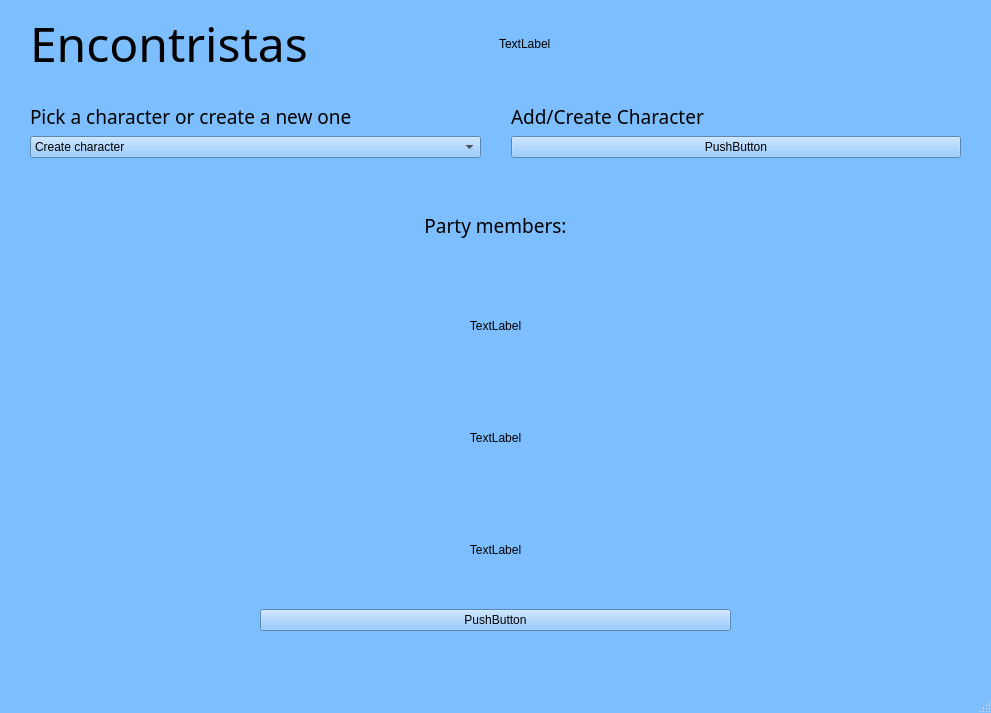
<?xml version="1.0" encoding="UTF-8"?>
<ui version="4.0">
 <class>MainWindow</class>
 <widget class="QMainWindow" name="MainWindow">
  <property name="enabled">
   <bool>true</bool>
  </property>
  <property name="geometry">
   <rect>
    <x>0</x>
    <y>0</y>
    <width>991</width>
    <height>713</height>
   </rect>
  </property>
  <property name="sizePolicy">
   <sizepolicy hsizetype="Preferred" vsizetype="Preferred">
    <horstretch>0</horstretch>
    <verstretch>0</verstretch>
   </sizepolicy>
  </property>
  <property name="palette">
   <palette>
    <active>
     <colorrole role="WindowText">
      <brush brushstyle="SolidPattern">
       <color alpha="255">
        <red>0</red>
        <green>0</green>
        <blue>0</blue>
       </color>
      </brush>
     </colorrole>
     <colorrole role="Button">
      <brush brushstyle="SolidPattern">
       <color alpha="255">
        <red>125</red>
        <green>190</green>
        <blue>255</blue>
       </color>
      </brush>
     </colorrole>
     <colorrole role="Light">
      <brush brushstyle="SolidPattern">
       <color alpha="255">
        <red>253</red>
        <green>254</green>
        <blue>255</blue>
       </color>
      </brush>
     </colorrole>
     <colorrole role="Midlight">
      <brush brushstyle="SolidPattern">
       <color alpha="255">
        <red>189</red>
        <green>222</green>
        <blue>255</blue>
       </color>
      </brush>
     </colorrole>
     <colorrole role="Dark">
      <brush brushstyle="SolidPattern">
       <color alpha="255">
        <red>62</red>
        <green>95</green>
        <blue>127</blue>
       </color>
      </brush>
     </colorrole>
     <colorrole role="Mid">
      <brush brushstyle="SolidPattern">
       <color alpha="255">
        <red>83</red>
        <green>127</green>
        <blue>170</blue>
       </color>
      </brush>
     </colorrole>
     <colorrole role="Text">
      <brush brushstyle="SolidPattern">
       <color alpha="255">
        <red>0</red>
        <green>0</green>
        <blue>0</blue>
       </color>
      </brush>
     </colorrole>
     <colorrole role="BrightText">
      <brush brushstyle="SolidPattern">
       <color alpha="255">
        <red>255</red>
        <green>255</green>
        <blue>255</blue>
       </color>
      </brush>
     </colorrole>
     <colorrole role="ButtonText">
      <brush brushstyle="SolidPattern">
       <color alpha="255">
        <red>0</red>
        <green>0</green>
        <blue>0</blue>
       </color>
      </brush>
     </colorrole>
     <colorrole role="Base">
      <brush brushstyle="SolidPattern">
       <color alpha="255">
        <red>255</red>
        <green>255</green>
        <blue>255</blue>
       </color>
      </brush>
     </colorrole>
     <colorrole role="Window">
      <brush brushstyle="SolidPattern">
       <color alpha="255">
        <red>125</red>
        <green>190</green>
        <blue>255</blue>
       </color>
      </brush>
     </colorrole>
     <colorrole role="Shadow">
      <brush brushstyle="SolidPattern">
       <color alpha="255">
        <red>0</red>
        <green>0</green>
        <blue>0</blue>
       </color>
      </brush>
     </colorrole>
     <colorrole role="AlternateBase">
      <brush brushstyle="SolidPattern">
       <color alpha="255">
        <red>190</red>
        <green>222</green>
        <blue>255</blue>
       </color>
      </brush>
     </colorrole>
     <colorrole role="ToolTipBase">
      <brush brushstyle="SolidPattern">
       <color alpha="255">
        <red>255</red>
        <green>255</green>
        <blue>220</blue>
       </color>
      </brush>
     </colorrole>
     <colorrole role="ToolTipText">
      <brush brushstyle="SolidPattern">
       <color alpha="255">
        <red>0</red>
        <green>0</green>
        <blue>0</blue>
       </color>
      </brush>
     </colorrole>
    </active>
    <inactive>
     <colorrole role="WindowText">
      <brush brushstyle="SolidPattern">
       <color alpha="255">
        <red>0</red>
        <green>0</green>
        <blue>0</blue>
       </color>
      </brush>
     </colorrole>
     <colorrole role="Button">
      <brush brushstyle="SolidPattern">
       <color alpha="255">
        <red>125</red>
        <green>190</green>
        <blue>255</blue>
       </color>
      </brush>
     </colorrole>
     <colorrole role="Light">
      <brush brushstyle="SolidPattern">
       <color alpha="255">
        <red>253</red>
        <green>254</green>
        <blue>255</blue>
       </color>
      </brush>
     </colorrole>
     <colorrole role="Midlight">
      <brush brushstyle="SolidPattern">
       <color alpha="255">
        <red>189</red>
        <green>222</green>
        <blue>255</blue>
       </color>
      </brush>
     </colorrole>
     <colorrole role="Dark">
      <brush brushstyle="SolidPattern">
       <color alpha="255">
        <red>62</red>
        <green>95</green>
        <blue>127</blue>
       </color>
      </brush>
     </colorrole>
     <colorrole role="Mid">
      <brush brushstyle="SolidPattern">
       <color alpha="255">
        <red>83</red>
        <green>127</green>
        <blue>170</blue>
       </color>
      </brush>
     </colorrole>
     <colorrole role="Text">
      <brush brushstyle="SolidPattern">
       <color alpha="255">
        <red>0</red>
        <green>0</green>
        <blue>0</blue>
       </color>
      </brush>
     </colorrole>
     <colorrole role="BrightText">
      <brush brushstyle="SolidPattern">
       <color alpha="255">
        <red>255</red>
        <green>255</green>
        <blue>255</blue>
       </color>
      </brush>
     </colorrole>
     <colorrole role="ButtonText">
      <brush brushstyle="SolidPattern">
       <color alpha="255">
        <red>0</red>
        <green>0</green>
        <blue>0</blue>
       </color>
      </brush>
     </colorrole>
     <colorrole role="Base">
      <brush brushstyle="SolidPattern">
       <color alpha="255">
        <red>255</red>
        <green>255</green>
        <blue>255</blue>
       </color>
      </brush>
     </colorrole>
     <colorrole role="Window">
      <brush brushstyle="SolidPattern">
       <color alpha="255">
        <red>125</red>
        <green>190</green>
        <blue>255</blue>
       </color>
      </brush>
     </colorrole>
     <colorrole role="Shadow">
      <brush brushstyle="SolidPattern">
       <color alpha="255">
        <red>0</red>
        <green>0</green>
        <blue>0</blue>
       </color>
      </brush>
     </colorrole>
     <colorrole role="AlternateBase">
      <brush brushstyle="SolidPattern">
       <color alpha="255">
        <red>190</red>
        <green>222</green>
        <blue>255</blue>
       </color>
      </brush>
     </colorrole>
     <colorrole role="ToolTipBase">
      <brush brushstyle="SolidPattern">
       <color alpha="255">
        <red>255</red>
        <green>255</green>
        <blue>220</blue>
       </color>
      </brush>
     </colorrole>
     <colorrole role="ToolTipText">
      <brush brushstyle="SolidPattern">
       <color alpha="255">
        <red>0</red>
        <green>0</green>
        <blue>0</blue>
       </color>
      </brush>
     </colorrole>
    </inactive>
    <disabled>
     <colorrole role="WindowText">
      <brush brushstyle="SolidPattern">
       <color alpha="255">
        <red>62</red>
        <green>95</green>
        <blue>127</blue>
       </color>
      </brush>
     </colorrole>
     <colorrole role="Button">
      <brush brushstyle="SolidPattern">
       <color alpha="255">
        <red>125</red>
        <green>190</green>
        <blue>255</blue>
       </color>
      </brush>
     </colorrole>
     <colorrole role="Light">
      <brush brushstyle="SolidPattern">
       <color alpha="255">
        <red>253</red>
        <green>254</green>
        <blue>255</blue>
       </color>
      </brush>
     </colorrole>
     <colorrole role="Midlight">
      <brush brushstyle="SolidPattern">
       <color alpha="255">
        <red>189</red>
        <green>222</green>
        <blue>255</blue>
       </color>
      </brush>
     </colorrole>
     <colorrole role="Dark">
      <brush brushstyle="SolidPattern">
       <color alpha="255">
        <red>62</red>
        <green>95</green>
        <blue>127</blue>
       </color>
      </brush>
     </colorrole>
     <colorrole role="Mid">
      <brush brushstyle="SolidPattern">
       <color alpha="255">
        <red>83</red>
        <green>127</green>
        <blue>170</blue>
       </color>
      </brush>
     </colorrole>
     <colorrole role="Text">
      <brush brushstyle="SolidPattern">
       <color alpha="255">
        <red>62</red>
        <green>95</green>
        <blue>127</blue>
       </color>
      </brush>
     </colorrole>
     <colorrole role="BrightText">
      <brush brushstyle="SolidPattern">
       <color alpha="255">
        <red>255</red>
        <green>255</green>
        <blue>255</blue>
       </color>
      </brush>
     </colorrole>
     <colorrole role="ButtonText">
      <brush brushstyle="SolidPattern">
       <color alpha="255">
        <red>62</red>
        <green>95</green>
        <blue>127</blue>
       </color>
      </brush>
     </colorrole>
     <colorrole role="Base">
      <brush brushstyle="SolidPattern">
       <color alpha="255">
        <red>125</red>
        <green>190</green>
        <blue>255</blue>
       </color>
      </brush>
     </colorrole>
     <colorrole role="Window">
      <brush brushstyle="SolidPattern">
       <color alpha="255">
        <red>125</red>
        <green>190</green>
        <blue>255</blue>
       </color>
      </brush>
     </colorrole>
     <colorrole role="Shadow">
      <brush brushstyle="SolidPattern">
       <color alpha="255">
        <red>0</red>
        <green>0</green>
        <blue>0</blue>
       </color>
      </brush>
     </colorrole>
     <colorrole role="AlternateBase">
      <brush brushstyle="SolidPattern">
       <color alpha="255">
        <red>125</red>
        <green>190</green>
        <blue>255</blue>
       </color>
      </brush>
     </colorrole>
     <colorrole role="ToolTipBase">
      <brush brushstyle="SolidPattern">
       <color alpha="255">
        <red>255</red>
        <green>255</green>
        <blue>220</blue>
       </color>
      </brush>
     </colorrole>
     <colorrole role="ToolTipText">
      <brush brushstyle="SolidPattern">
       <color alpha="255">
        <red>0</red>
        <green>0</green>
        <blue>0</blue>
       </color>
      </brush>
     </colorrole>
    </disabled>
   </palette>
  </property>
  <property name="windowTitle">
   <string>MainWindow</string>
  </property>
  <widget class="QWidget" name="centralwidget">
   <property name="sizePolicy">
    <sizepolicy hsizetype="Preferred" vsizetype="Preferred">
     <horstretch>0</horstretch>
     <verstretch>0</verstretch>
    </sizepolicy>
   </property>
   <property name="maximumSize">
    <size>
     <width>1677777</width>
     <height>16777215</height>
    </size>
   </property>
   <widget class="QWidget" name="verticalLayoutWidget">
    <property name="geometry">
     <rect>
      <x>10</x>
      <y>10</y>
      <width>971</width>
      <height>631</height>
     </rect>
    </property>
    <layout class="QVBoxLayout" name="verticalLayout" stretch="0,5">
     <property name="leftMargin">
      <number>0</number>
     </property>
     <property name="bottomMargin">
      <number>0</number>
     </property>
     <item>
      <layout class="QHBoxLayout" name="horizontalLayout_3">
       <property name="leftMargin">
        <number>20</number>
       </property>
       <property name="rightMargin">
        <number>20</number>
       </property>
       <item>
        <widget class="QLabel" name="label_nombre">
         <property name="font">
          <font>
           <family>High Tower Text</family>
           <pointsize>36</pointsize>
          </font>
         </property>
         <property name="text">
          <string>Encontristas</string>
         </property>
        </widget>
       </item>
       <item>
        <widget class="QLabel" name="label_3">
         <property name="text">
          <string>TextLabel</string>
         </property>
        </widget>
       </item>
      </layout>
     </item>
     <item>
      <layout class="QVBoxLayout" name="verticalLayout_3">
       <property name="bottomMargin">
        <number>10</number>
       </property>
       <item>
        <layout class="QHBoxLayout" name="horizontalLayout_4">
         <property name="leftMargin">
          <number>0</number>
         </property>
         <property name="rightMargin">
          <number>0</number>
         </property>
         <item>
          <layout class="QVBoxLayout" name="verticalLayout_6">
           <property name="leftMargin">
            <number>20</number>
           </property>
           <property name="topMargin">
            <number>20</number>
           </property>
           <property name="rightMargin">
            <number>20</number>
           </property>
           <property name="bottomMargin">
            <number>20</number>
           </property>
           <item>
            <layout class="QHBoxLayout" name="horizontalLayout_6">
             <property name="spacing">
              <number>30</number>
             </property>
             <item>
              <widget class="QLabel" name="label">
               <property name="font">
                <font>
                 <family>High Tower Text</family>
                 <pointsize>14</pointsize>
                </font>
               </property>
               <property name="text">
                <string>Pick a character or create a new one</string>
               </property>
              </widget>
             </item>
             <item>
              <widget class="QLabel" name="label_2">
               <property name="font">
                <font>
                 <family>High Tower Text</family>
                 <pointsize>14</pointsize>
                </font>
               </property>
               <property name="text">
                <string>Add/Create Character</string>
               </property>
              </widget>
             </item>
            </layout>
           </item>
           <item>
            <layout class="QHBoxLayout" name="horizontalLayout_5">
             <property name="spacing">
              <number>30</number>
             </property>
             <item>
              <widget class="QComboBox" name="comboBoxP">
               <item>
                <property name="text">
                 <string>Create character</string>
                </property>
               </item>
              </widget>
             </item>
             <item>
              <widget class="QPushButton" name="pushButton1">
               <property name="text">
                <string>PushButton</string>
               </property>
              </widget>
             </item>
            </layout>
           </item>
          </layout>
         </item>
        </layout>
       </item>
       <item>
        <layout class="QVBoxLayout" name="verticalLayout_2" stretch="1,4">
         <item>
          <widget class="QLabel" name="label_4">
           <property name="font">
            <font>
             <family>High Tower Text</family>
             <pointsize>14</pointsize>
            </font>
           </property>
           <property name="text">
            <string>Party members:</string>
           </property>
           <property name="alignment">
            <set>Qt::AlignCenter</set>
           </property>
          </widget>
         </item>
         <item>
          <layout class="QHBoxLayout" name="horizontalLayoutPersonaje">
           <item>
            <layout class="QVBoxLayout" name="verticalLayout_5">
             <item>
              <widget class="QLabel" name="label_5">
               <property name="text">
                <string>TextLabel</string>
               </property>
               <property name="alignment">
                <set>Qt::AlignCenter</set>
               </property>
              </widget>
             </item>
             <item>
              <widget class="QLabel" name="label_7">
               <property name="text">
                <string>TextLabel</string>
               </property>
               <property name="alignment">
                <set>Qt::AlignCenter</set>
               </property>
              </widget>
             </item>
             <item>
              <widget class="QLabel" name="label_6">
               <property name="text">
                <string>TextLabel</string>
               </property>
               <property name="alignment">
                <set>Qt::AlignCenter</set>
               </property>
              </widget>
             </item>
            </layout>
           </item>
          </layout>
         </item>
        </layout>
       </item>
       <item>
        <layout class="QHBoxLayout" name="horizontalLayout_2">
         <property name="leftMargin">
          <number>250</number>
         </property>
         <property name="rightMargin">
          <number>250</number>
         </property>
         <item>
          <widget class="QPushButton" name="pushButton">
           <property name="text">
            <string>PushButton</string>
           </property>
           <property name="autoDefault">
            <bool>false</bool>
           </property>
           <property name="default">
            <bool>false</bool>
           </property>
           <property name="flat">
            <bool>false</bool>
           </property>
          </widget>
         </item>
        </layout>
       </item>
      </layout>
     </item>
    </layout>
   </widget>
  </widget>
  <widget class="QMenuBar" name="menubar">
   <property name="geometry">
    <rect>
     <x>0</x>
     <y>0</y>
     <width>991</width>
     <height>31</height>
    </rect>
   </property>
  </widget>
  <widget class="QStatusBar" name="statusbar"/>
 </widget>
 <resources/>
 <connections/>
</ui>
